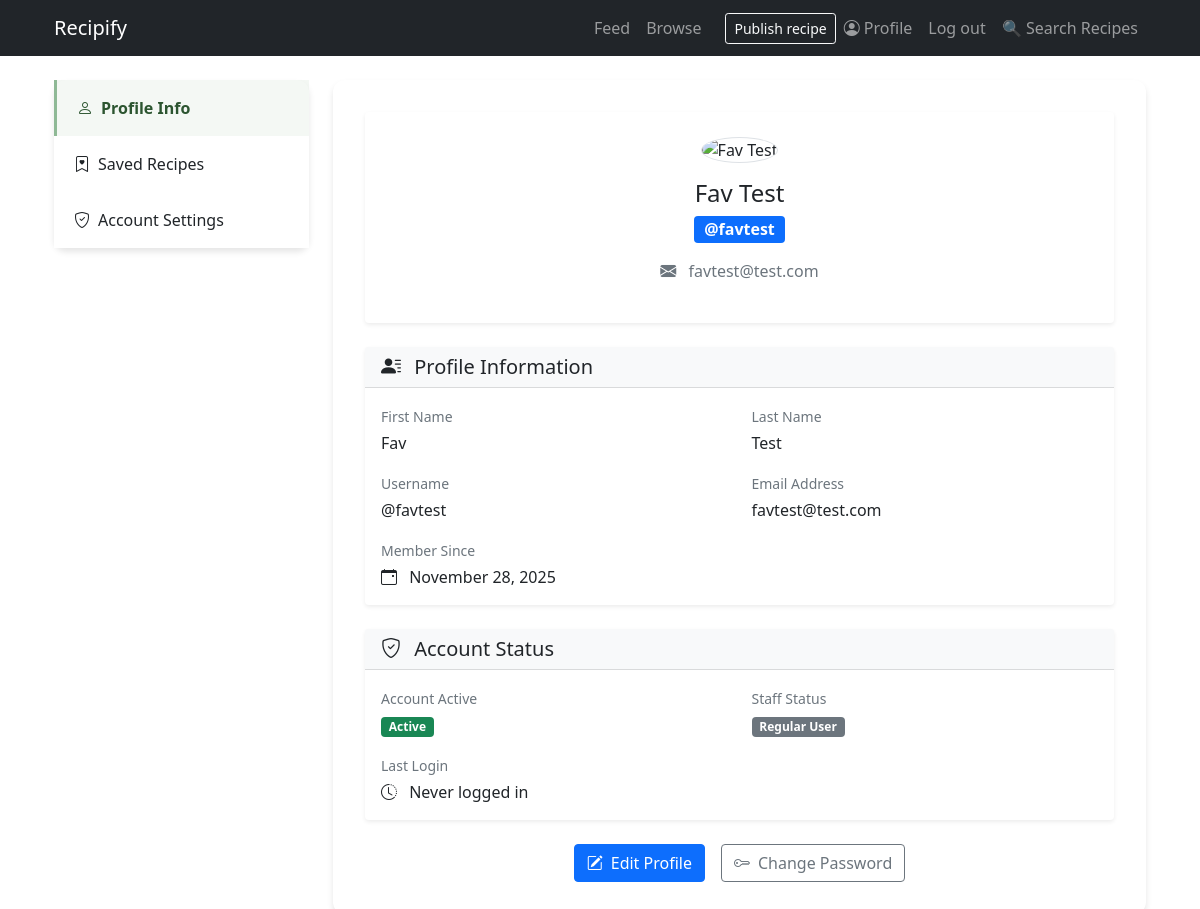
The page /profile/ (signed in) on the database its author committed.
### recipes/models/user.py (models this page shows, shortened)
class User(AbstractUser):
    username = models.CharField(
        max_length=30,
        unique=True,
        validators=[RegexValidator(
            regex=r'^@\w{3,}$',
            message='Username must consist of @ followed by at least three alphanumericals'
        )]
    )
    first_name = models.CharField(max_length=50, blank=False)
    last_name = models.CharField(max_length=50, blank=False)
    email = models.EmailField(unique=True, blank=False)
    class Meta:
        ordering = ['last_name', 'first_name']
    def full_name(self):
        return f'{self.first_name} {self.last_name}'
    def gravatar(self, size=120):
        gravatar_object = Gravatar(self.email)
        gravatar_url = gravatar_object.get_image(size=size, default='mp')
        return gravatar_url

### recipes/views/profile_view.py (the view, shortened to what this page needs)
# urls.py: path("profile/", profile, name="profile"),  # Display profile
@login_required
def profile(request):
    current_user = request.user
    saved_recipes = current_user.saved_recipes.all().select_related('recipe', 'recipe__author')
    saved_recipe_ids = saved_recipes.values_list('recipe_id', flat=True)
    return render(request, 'profile.html', {
        'user': current_user,
        'saved_recipe_ids': list(saved_recipe_ids),
        'saved_recipes_prefetched': saved_recipes,
    })

### recipes/templates/profile.html (shortened to what this page needs)
{% extends 'base_content.html' %}
{% load static %}
{% load recipe_helpers %}
{% block content %}
<div class="container mt-4">
  <div class="row">
    <div class="col-md-4 col-lg-3">
      <div class="recipe-card">
        <div class="card-body p-0">
          <div class="list-group list-group-flush">
            <a href="?tab=profile-info" class="list-group-item nav-tab {% if request.GET.tab != 'recipes' and request.GET.tab != 'account' %}active{% endif %}">
              <i class="bi bi-person me-2"></i>Profile Info
            </a>
            <a href="?tab=recipes" class="list-group-item nav-tab {% if request.GET.tab == 'recipes' %}active{% endif %}">
              <i class="bi bi-bookmark-heart me-2"></i>Saved Recipes
            </a>
            <a href="?tab=account" class="list-group-item nav-tab {% if request.GET.tab == 'account' %}active{% endif %}">
              <i class="bi bi-shield-check me-2"></i>Account Settings
            </a>
          </div>
        </div>
      </div>
    </div>
    <div class="col-md-8 col-lg-9">
      {% if request.GET.tab != 'recipes' and request.GET.tab != 'account' %}
      <div id="profile-info" class="content-section">
        {% include 'partials/profile_tabs/profile_info.html' %}
      </div>
      {% endif %}
    </div>
  </div>
</div>
{% endblock %}

### recipes/templates/partials/profile_tabs/profile_info.html
<div class="card shadow-sm border-0">
  <div class="card-body text-center p-4">
    <div class="mb-3">
      <img
        src="{{ user.gravatar }}"
        alt="{{ user.full_name }}"
        class="rounded-circle border"
        width="120"
        height="120"
      />
    </div>
    <h2 class="card-title h4 mb-2">{{ user.full_name }}</h2>
    <div class="mb-3">
      <span class="badge bg-primary fs-6">{{ user.username }}</span>
    </div>
    <p class="text-muted mb-3">
      <i class="bi bi-envelope-fill me-2"></i>
      {{ user.email }}
    </p>
  </div>
</div>
<div class="card shadow-sm border-0 mt-4">
  <div class="card-header bg-light">
    <h5 class="card-title mb-0">
      <i class="bi bi-person-lines-fill me-2"></i>
      Profile Information
    </h5>
  </div>
  <div class="card-body">
    <div class="row">
      <div class="col-md-6 mb-3">
        <label class="form-label text-muted small mb-1">First Name</label>
        <p class="fs-6 mb-0">{{ user.first_name }}</p>
      </div>
      <div class="col-md-6 mb-3">
        <label class="form-label text-muted small mb-1">Last Name</label>
        <p class="fs-6 mb-0">{{ user.last_name }}</p>
      </div>
    </div>
    <div class="row">
      <div class="col-md-6 mb-3">
        <label class="form-label text-muted small mb-1">Username</label>
        <p class="fs-6 mb-0">{{ user.username }}</p>
      </div>
      <div class="col-md-6 mb-3">
        <label class="form-label text-muted small mb-1">Email Address</label>
        <p class="fs-6 mb-0">{{ user.email }}</p>
      </div>
    </div>
    <div class="row">
      <div class="col-12">
        <label class="form-label text-muted small mb-1">Member Since</label>
        <p class="fs-6 mb-0">
          <i class="bi bi-calendar-event me-2"></i>
          {{ user.date_joined|date:"F j, Y" }}
        </p>
      </div>
    </div>
  </div>
</div>
<div class="card shadow-sm border-0 mt-4">
  <div class="card-header bg-light">
    <h5 class="card-title mb-0">
      <i class="bi bi-shield-check me-2"></i>
      Account Status
    </h5>
  </div>
  <div class="card-body">
    <div class="row">
      <div class="col-md-6 mb-3">
        <label class="form-label text-muted small mb-1">Account Active</label>
        <div>
          {% if user.is_active %}
            <span class="badge bg-success">Active</span>
          {% else %}
            <span class="badge bg-danger">Inactive</span>
          {% endif %}
        </div>
      </div>
      <div class="col-md-6 mb-3">
        <label class="form-label text-muted small mb-1">Staff Status</label>
        <div>
          {% if user.is_staff %}
            <span class="badge bg-warning text-dark">Staff Member</span>
          {% else %}
            <span class="badge bg-secondary">Regular User</span>
          {% endif %}
        </div>
      </div>
    </div>
    <div class="row">
      <div class="col-12">
        <label class="form-label text-muted small mb-1">Last Login</label>
        <p class="fs-6 mb-0">
          <i class="bi bi-clock-history me-2"></i>
          {% if user.last_login %}
            {{ user.last_login|timesince }} ago
          {% else %}
            Never logged in
          {% endif %}
        </p>
      </div>
    </div>
  </div>
</div>
<div class="d-grid gap-2 d-md-flex justify-content-md-center mt-4">
  <a href="{% url 'profile_edit' %}" class="btn btn-primary me-md-2">
    <i class="bi bi-pencil-square me-2"></i>Edit Profile
  </a>
  <a href="{% url 'password' %}" class="btn btn-outline-secondary">
    <i class="bi bi-key me-2"></i>Change Password
  </a>
</div>

### static/custom.css (style rules this page uses)
:root { --primary-color: #2c5530; --secondary-color: #4a7c59; --accent-color: #8fb996; --light-bg: #f8f9fa; --card-shadow: 0 4px 6px rgba(0, 0, 0, 0.1); --hover-shadow: 0 8px 15px rgba(0, 0, 0, 0.15); }
.recipe-card { background: white; border-radius: 12px; box-shadow: var(--card-shadow); border: none; transition: all 0.3s ease; }
.nav-tab { border: none; padding: 1rem 1.25rem; transition: all 0.3s ease; border-left: 3px solid transparent; }
.nav-tab.active { border-left: 3px solid var(--accent-color); background-color: rgba(143, 185, 150, 0.1); color: var(--primary-color); font-weight: 600; }
.content-section { background: white; padding: 2rem; border-radius: 12px; box-shadow: var(--card-shadow); animation: fadeIn 0.5s ease-in; }

### rows shown on the page
User: full_name "Fav Test", username "@favtest", email "favtest@test.com", first_name "Fav", last_name "Test", date_joined "November 28, 2025"
